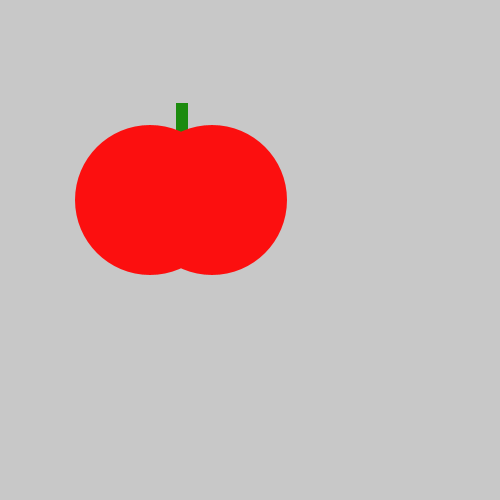
Frame 1 (no input)
Frame 60 (the mouse pressed at the canvas centre just before this capture): identical to frame 1, image omitted
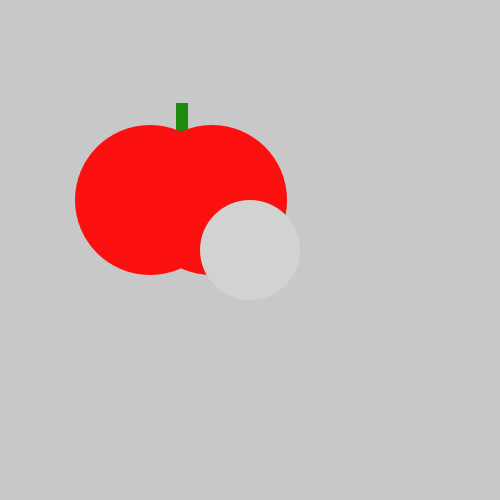
Frame 120 (the mouse held since frame 60 and released just before this capture)

The Processing sketch that drew these frames (run headless with seeded random() and noise(); from frame 60 on, the mouse is pressed at the canvas centre):

// Processing sketch: tasty_tomato
// ── tasty_tomato.pde
void setup() {
    size(500, 500);
}
void draw() {
    background(200, 200, 200);
    noStroke();
    fill(#1C8B0E);
    rect(176, 103, 12, 32);
    fill(#FC0F0F);
    ellipse(150, 200, 150, 150);
    ellipse(212, 200, 150, 150);
    if(mousePressed){
    fill(#D1D3D1);
    ellipse(mouseX,mouseY, 100,100);
    }
}
